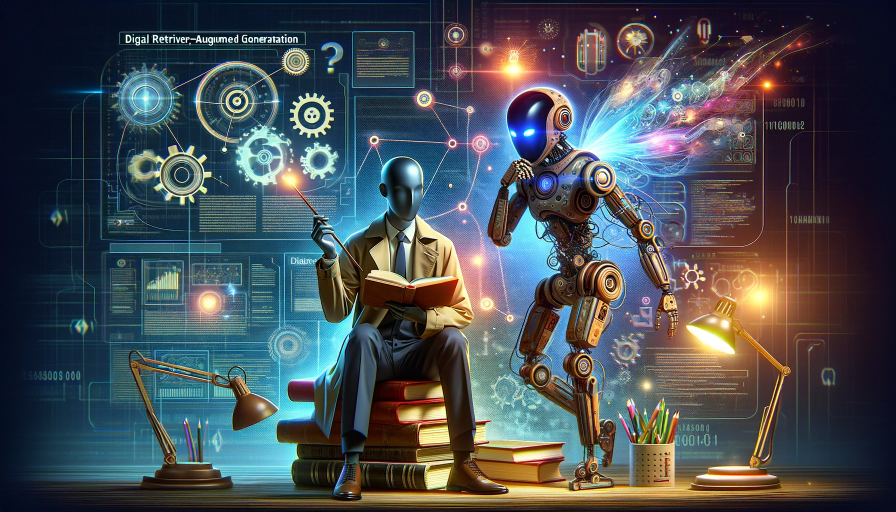
#> input picture sample.jpg, 1792 x 1024 px (shown at 1/2 size)
$ python Crop_image.py
#> lines starting #> are read from the running program, lines starting #| are printed output that depends on the picture
import cv2 as cv
import os

# Read image
image_path = os.path.join('.', 'sample.jpg')

# imread() - used for reading images from files into NumPy arrays
img = cv.imread(image_path)
#> img is the input picture: shape (1024, 1792, 3); mean B, G, R 83.6, 78, 71.4

cropped_img = img[300:1000, 620:1000]
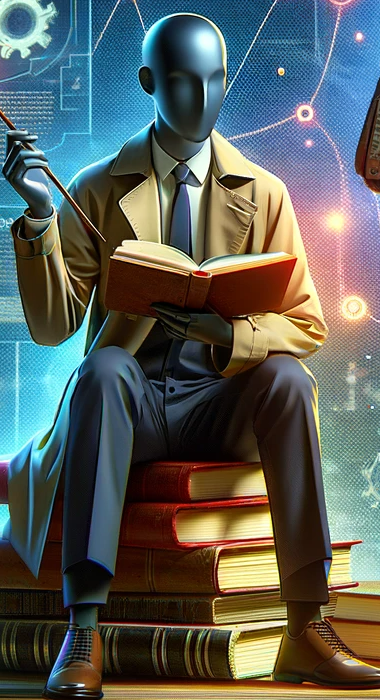
#> cropped_img: shape (700, 380, 3); mean B, G, R 91.5, 96.1, 90

cv.imwrite(os.path.join('.', 'sample_out_cropped.jpg'), cropped_img)

cv.imshow('Cropped Image', cropped_img)
cv.waitKey(0)
cv.destroyAllWindows()
